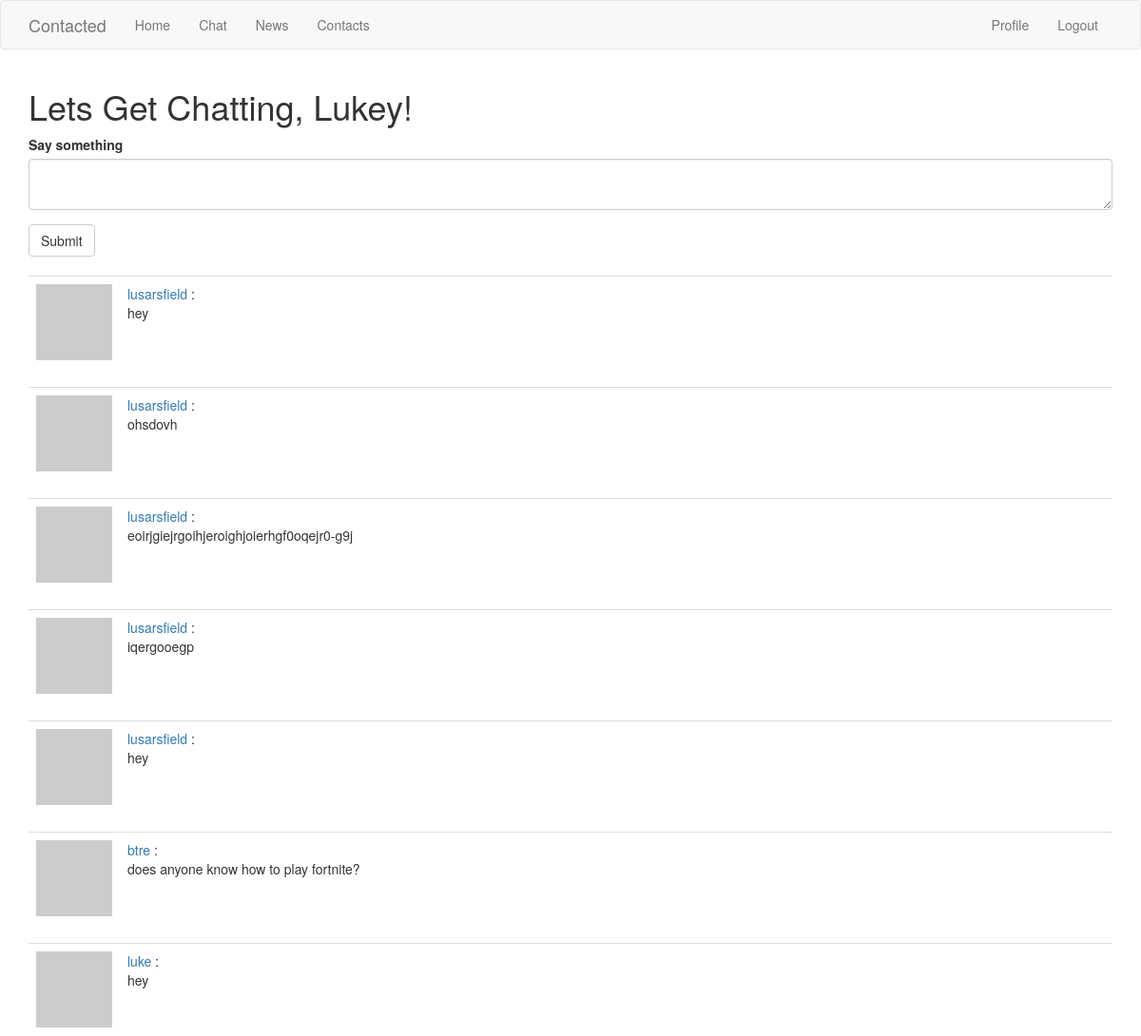
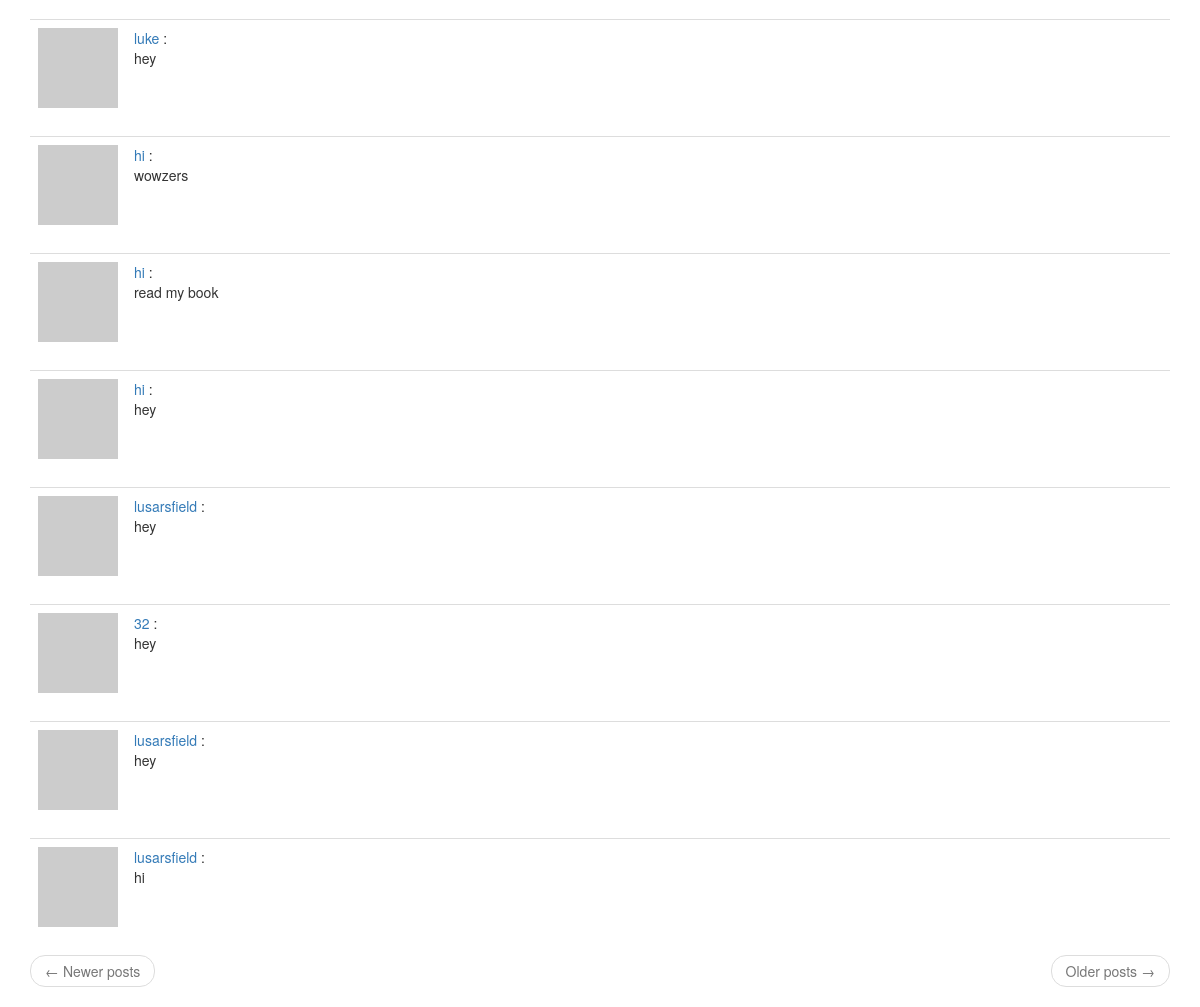
The app's page /chat (signed in) with its own data (2 pictures, top to bottom).
### app/models.py (models this page shows, shortened)
class User(UserMixin, db.Model):
    id = db.Column(db.Integer, primary_key=True)
    username = db.Column(db.String(64), index=True, unique=True)
    email = db.Column(db.String(120), index=True, unique=True)
    password_hash = db.Column(db.String(128))
    posts = db.relationship('Post', backref='author', lazy='dynamic')
    fullname_me = db.Column(db.String(140))
    email_me = db.Column(db.String(140))
    phonenumber_me = db.Column(db.String(140))
    city_me = db.Column(db.String(140))
    jobtitle_me = db.Column(db.String(140))
    company_me = db.Column(db.String(140))
    about_me = db.Column(db.String(140))
    last_seen = db.Column(db.DateTime, default=datetime.utcnow)
    followed = db.relationship(
        'User', secondary=followers,
        primaryjoin=(followers.c.follower_id == id),
        secondaryjoin=(followers.c.followed_id == id),
        backref=db.backref('followers', lazy='dynamic'), lazy='dynamic')
    def avatar(self, size):
        digest = md5(self.email.lower().encode('utf-8')).hexdigest()
        return 'https://www.gravatar.com/avatar/{}?d=identicon&s={}'.format(
            digest, size)

class Post(db.Model):
    id = db.Column(db.Integer, primary_key=True)
    body = db.Column(db.String(140))
    timestamp = db.Column(db.DateTime, index=True, default=datetime.utcnow)
    user_id = db.Column(db.Integer, db.ForeignKey('user.id'))

### app/routes.py (the view)
@app.route('/chat', methods=['GET', 'POST'])
@login_required
def chat():
    form = PostForm()
    if form.validate_on_submit():
        post = Post(body=form.post.data, author=current_user)
        db.session.add(post)
        db.session.commit()
        flash('Your post is now live!')
        return redirect(url_for('chat'))
    page = request.args.get('page', 1, type=int)
    posts = Post.query.order_by(Post.timestamp.desc()).paginate(
        page=page, per_page=app.config['POSTS_PER_PAGE'], error_out=False)
    next_url = url_for('chat', page=posts.next_num) \
        if posts.has_next else None
    prev_url = url_for('chat', page=posts.prev_num) \
        if posts.has_prev else None
    return render_template('chat.html', title='Home', form=form,
                           posts=posts.items, next_url=next_url,
                           prev_url=prev_url)

### app/forms.py
class PostForm(FlaskForm):
    post = TextAreaField('Say something', validators=[DataRequired()])
    submit = SubmitField('Submit')

### app/models.py (called while the page is built)
@login.user_loader
def load_user(id):
    return User.query.get(int(id))

### app/routes.py (called while the page is built)
@app.before_request
def before_request():
    if current_user.is_authenticated:
        current_user.last_seen = datetime.utcnow()
        db.session.commit()

### app/templates/chat.html
{% extends "base.html" %}
{% import 'bootstrap/wtf.html' as wtf %}
{% block app_content %}
    <h1>Lets Get Chatting, {{ current_user.fullname_me}}!</h1>
    {% if form %}
    {{ wtf.quick_form(form) }}
    <br>
    {% endif %}
    {% for post in posts %}
        {% include '_post.html' %}
    {% endfor %}
    <nav aria-label="...">
        <ul class="pager">
            <li class="previous{% if not prev_url %} disabled{% endif %}">
                <a href="{{ prev_url or '#' }}">
                    <span aria-hidden="true">&larr;</span> Newer posts
                </a>
            </li>
            <li class="next{% if not next_url %} disabled{% endif %}">
                <a href="{{ next_url or '#' }}">
                    Older posts <span aria-hidden="true">&rarr;</span>
                </a>
            </li>
        </ul>
    </nav>
{% endblock %}

### app/templates/_post.html
<table class="table table-hover">
    <tr>
        <td width="70px">
            <a href="{{ url_for('user', username=post.author.username) }}">
                <img src="{{ post.author.avatar(70) }}" />
            </a>
        </td>
        <td>
            <a href="{{ url_for('user', username=post.author.username) }}">
                {{ post.author.username }}
            </a>
            :
            <br>
            {{ post.body }}
        </td>
    </tr>
</table>

### records on screen
User: fullname_me "Lukey"
Post: author.username "lusarsfield", body "hey"
Post: author.username "lusarsfield", body "ohsdovh"
Post: author.username "lusarsfield", body "eoirjgiejrgoihjeroighjoierhgf0oqejr0-g9j"
Post: author.username "lusarsfield", body "iqergooegp"
Post: author.username "lusarsfield", body "hey"
Post: author.username "btre", body "does anyone know how to play fortnite?"
Post: author.username "luke", body "hey"
Post: author.username "luke", body "hey"
Post: author.username "hi", body "wowzers"
Post: author.username "hi", body "read my book"
Post: author.username "hi", body "hey"
Post: author.username "lusarsfield", body "hey"
Post: author.username "32", body "hey"
Post: author.username "lusarsfield", body "hey"
Post: author.username "lusarsfield", body "hi"
